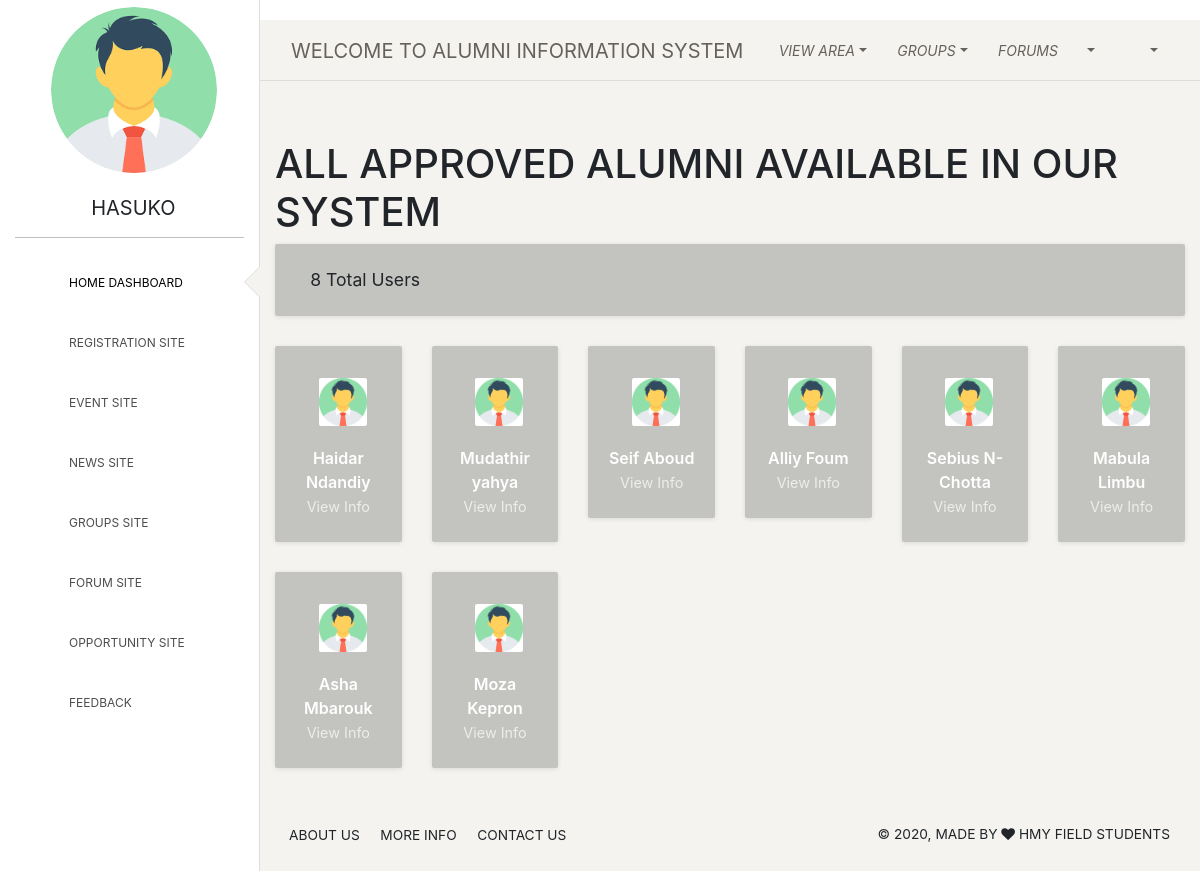
/HOME_PAGE/examples/all_profile.php (signed in), run on the app's committed database.
### tables this page shows
CREATE TABLE `users` (
  `user_ID` int(11) NOT NULL,
  `f_name` varchar(50) NOT NULL,
  `l_name` varchar(50) NOT NULL,
  `address` varchar(50) NOT NULL,
  `gender` varchar(50) NOT NULL,
  `email` varchar(50) NOT NULL,
  `contact` varchar(50) NOT NULL,
  `user_bio` varchar(100) NOT NULL,
  `approval` varchar(50) NOT NULL DEFAULT 'not-approved'
);

### HOME_PAGE/examples/all_profile.php (the view, shortened to what this page needs)
<!DOCTYPE html>
<html lang="en">
<head>
  <link href="https://maxcdn.bootstrapcdn.com/font-awesome/latest/css/font-awesome.min.css" rel="stylesheet">
  <link href="../assets/css/bootstrap.min.css" rel="stylesheet" />
  <link href="../assets/css/paper-dashboard.css?v=2.0.1" rel="stylesheet" />
  <link href="../assets/demo/demo.css" rel="stylesheet" />
  <link href="form/css/main.css" rel="stylesheet" media="all">
  <link rel="stylesheet" type="text/css" href="HOME_PAGE/examples/popup/sweetalert2.css">
<link rel="stylesheet" type="text/css" href="HOME_PAGE/examples/popup/sweetalert2.min.css">
<link href="http://netdna.bootstrapcdn.com/bootstrap/4.1.1/css/bootstrap.min.css" rel="stylesheet">
</head>
<body class="">
  <div class="wrapper ">
    <div class="sidebar" data-color="white" data-active-color="danger">
      <div class="logo">
          <div class="logo-image-big">
             <?php
              include("../../profile.php");
            ?>
            <br>
            <label style="margin-left: 80px; font-size: 20px; margin-top: 20px;"><?php echo $_SESSION['username']; ?></label>
          </div>
      </div>
      <?php
      include("left_nav.php");
      ?>
    </div>
    <div class="main-panel">
      <?php
      include("up_bar.php");
      ?>
     <br><br><br>
     <br><br>
     <section class="container">
                <div class="content__inner">
                    <header class="content__title">
                        <h1>ALL APPROVED ALUMNI AVAILABLE IN OUR SYSTEM</h1>
                    </header>
                       <?php
                    $query2 = "SELECT COUNT(login_id) FROM login,users WHERE login.user_role ='ALUMNI'AND users.approval='approved' AND users.user_ID=login.login_id";
                    $run2 = $conn->query($query2);
                    $fetch2  = $run2->fetch(PDO::FETCH_BOTH);
                    ?>
                    <div class="toolbar">
                        <div class="toolbar__label">
                            <?php echo $fetch2['COUNT(login_id)'];?> Total Users
                        </div>
                    </div>
                    <div class="row groups">
                    <?php
                    $query = "SELECT * FROM users,login WHERE users.user_ID = login.login_id AND login.user_role ='ALUMNI' AND users.approval = 'approved'";
                    $run = $conn->query($query);
                    $rowcount = $run->rowCount();
                    if ($rowcount > 0)
                    {
                      while($row = $run->fetch(PDO::FETCH_ASSOC))
                         {
                             $path = "../../PROFILE/".$row["profile"];
                           ?>
                        <div class="col-xl-2 col-lg-3 col-sm-4 col-6">
                            <div class="groups__item">
                                <a href="user_info.php?user_info_id=<?php echo $row['user_ID'];?>">
                                    <div class="groups__img">
                                        <img class="avatar-img" src="<?php echo $path;?>" alt="">
                                    </div>
                                    <div class="groups__info">
                                        <strong><?php echo $row["f_name"]." ".$row["l_name"]; ?></strong>
                                        <small>View Info</small>
                                    </div>
                                </a>
                            </div>
                        </div>
                    <?php
                  }
                }
                ?>
                </div>
                </div>
            </section>
      <footer class="footer footer-black  footer-white ">
        <div class="container-fluid">
          <div class="row">
            <nav class="footer-nav">
              <ul>
                <li><a target="_blank">About Us</a></li>
                <li><a target="_blank">More Info</a></li>
                <li><a target="_blank">Contact Us</a></li>
              </ul>
            </nav>
            <div class="credits ml-auto">
              <span class="copyright">
                © , MADE BY  <i class="fa fa-heart heart"></i> HMY FIELD STUDENTS
              </span>
            </div>
          </div>
        </div>
      </footer>
    </div>
  </div>
</body>
</html>

### profile.php (shortened to what this page needs)
<?php
include("connection.php");
$query = "SELECT profile FROM login WHERE login.username = :pro";
$run = $conn->prepare($query);
$run->bindParam(":pro",$para);
$execute = $run->execute();
$fetch = $run->fetch(PDO::FETCH_ASSOC);
$path = "../../PROFILE/".$fetch["profile"];
?>
<img style="width: 70%; height: 20%; border-radius: 150px; margin-left: 40px;" src="<?php echo $path;?>">

### HOME_PAGE/examples/form/css/main.css (style rules this page uses)
.row { display: -webkit-box; display: -webkit-flex; display: -moz-box; display: -ms-flexbox; display: flex; -webkit-flex-wrap: wrap; -ms-flex-wrap: wrap; flex-wrap: wrap; }
html { -webkit-box-sizing: border-box; -moz-box-sizing: border-box; box-sizing: border-box; }
* { padding: 0; margin: 0; }
*, *:before, *:after { -webkit-box-sizing: inherit; -moz-box-sizing: inherit; box-sizing: inherit; }
body, h1, h2, h3, h4, h5, h6, blockquote, p, pre, dl, dd, ol, ul, figure, hr, fieldset, legend { margin: 0; padding: 0; }
body { font-family: "Open Sans", "Arial", "Helvetica Neue", sans-serif; font-weight: 400; font-size: 14px; }
h1, h2, h3, h4, h5, h6 { font-weight: 400; }
h1 { font-size: 36px; }
.wrapper { margin: 0 auto; }

### HOME_PAGE/examples/all_profile.php (style rules this page uses)
body { margin-top:20px; }
.groups__item, .messages { background-color: rgba(0, 0, 0, .2); border-radius: 2px; box-shadow: 0 1px 5px rgba(0, 0, 0, .1) }
.groups__item { position: relative; text-align: center; padding: 2rem 1rem 1.5rem; margin-bottom: 30px }
.groups__img { width: 6.5rem; display: inline-block }
.groups__img .avatar-img { display: inline-block; margin: 0 1px 4px 0; vertical-align: top }
.avatar-char, .avatar-img { border-radius: 2px; width: 3rem; height: 3rem; margin-right: 1.2rem; }
.groups__info { margin-top: 1rem }
.groups__info>strong { color: #fff; display: block; font-weight: 600 }
.groups__info>small { font-size: .9rem; color: rgba(255, 255, 255, .7) }
.toolbar { display: -webkit-box; display: -ms-flexbox; display: flex; -webkit-box-direction: normal; -ms-flex-direction: row; flex-direction: row; height: 4.5rem; -webkit-box-align: center; -ms-flex-align: center; align-items: center; padding: .05rem 2.2rem 0; position: relative }
.toolbar:not(.toolbar--inner) { background-color: rgba(0, 0, 0, .2); border-radius: 2px; margin-bottom: 30px; box-shadow: 0 1px 5px rgba(0, 0, 0, .1) }
.toolbar__label { margin: 0; font-size: 1.1rem }

### data on the page
users: user_ID.profile (picture), f_name "Haidar", l_name "Ndandiy"
users: user_ID.profile (picture), f_name "Mudathir", l_name "yahya"
users: user_ID.profile (picture), f_name "Seif", l_name "Aboud"
users: user_ID.profile (picture), f_name "Alliy", l_name "Foum"
users: user_ID.profile (picture), f_name "Sebius", l_name "N- Chotta"
users: user_ID.profile (picture), f_name "Mabula", l_name "Limbu"
users: user_ID.profile (picture), f_name "Asha", l_name "Mbarouk"
users: user_ID.profile (picture), f_name "Moza", l_name "Kepron"

### other printed values
$_SESSION['username'] "HASUKO"
$fetch2['COUNT(login_id)'] "8"
